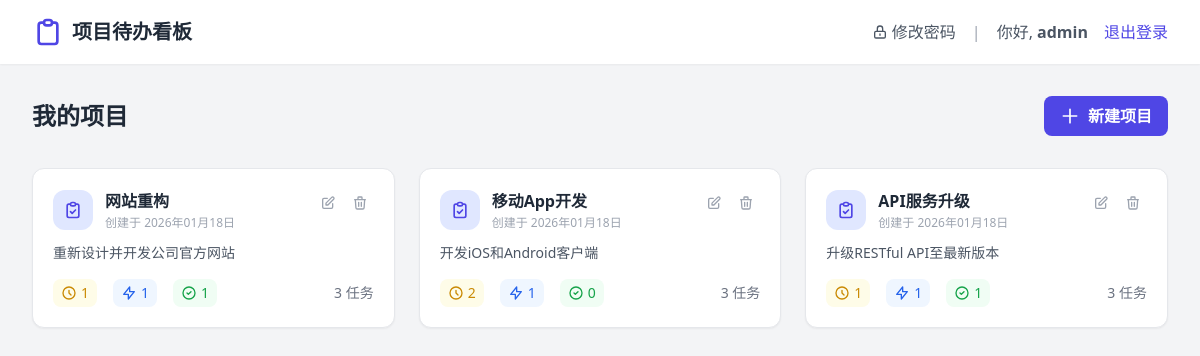
/dashboard.php (signed in), run on the app's committed database.
### tables this page shows
CREATE TABLE IF NOT EXISTS projects (
    id INT AUTO_INCREMENT PRIMARY KEY,
    name VARCHAR(100) NOT NULL,
    description TEXT,
    user_id INT NOT NULL,
    created_at TIMESTAMP DEFAULT CURRENT_TIMESTAMP,
    updated_at TIMESTAMP NULL DEFAULT NULL,
    FOREIGN KEY (user_id) REFERENCES users(id) ON DELETE CASCADE
);

### config.php (called while the page is built, shortened)
<?php
function isLoggedIn() {
    return isset($_SESSION['user_id']);
}
function getCurrentUser() {
    if (isLoggedIn()) {
        return [
            'id' => $_SESSION['user_id'],
            'username' => $_SESSION['username']
        ];
    }
    return null;
}

### dashboard.php (the view, shortened to what this page needs)
<?php
require_once 'config.php';
$user = getCurrentUser();
try {
    $stmt = $pdo->prepare("SELECT id, name, description, created_at, updated_at FROM projects WHERE user_id = ? ORDER BY created_at DESC");
    $stmt->execute([$user['id']]);
    $projects = $stmt->fetchAll();
} catch (PDOException $e) {
    error_log("Database error: " . $e->getMessage());
    $projects = [];
}
function getProjectStats($pdo, $projectId) {
    $stats = ['new' => 0, 'doing' => 0, 'done' => 0, 'total' => 0];
    try {
        $stmt = $pdo->prepare("SELECT status, COUNT(*) as count FROM tasks WHERE project_id = ? GROUP BY status");
        $stmt->execute([$projectId]);
        $results = $stmt->fetchAll();
        foreach ($results as $row) {
            $stats[$row['status']] = $row['count'];
            $stats['total'] += $row['count'];
        }
    } catch (PDOException $e) {}
    return $stats;
}
?>
<!DOCTYPE html>
<html lang="zh-CN">
<head>
    <script src="https://cdn.tailwindcss.com"></script>
</head>
<body class="bg-gray-100 min-h-screen">
    <nav class="bg-white shadow-sm">
        <div class="max-w-7xl mx-auto px-4 sm:px-6 lg:px-8">
            <div class="flex justify-between h-16">
                <div class="flex items-center">
                    <svg class="w-8 h-8 text-indigo-600" fill="none" stroke="currentColor" viewBox="0 0 24 24">
                        <path stroke-linecap="round" stroke-linejoin="round" stroke-width="2" d="M9 5H7a2 2 0 00-2 2v12a2 2 0 002 2h10a2 2 0 002-2V7a2 2 0 00-2-2h-2M9 5a2 2 0 002 2h2a2 2 0 002-2M9 5a2 2 0 012-2h2a2 2 0 012 2"></path>
                    </svg>
                    <span class="ml-2 text-xl font-bold text-gray-800">项目待办看板</span>
                </div>
                <div class="flex items-center space-x-4">
                    <button onclick="showPasswordModal()" class="text-gray-600 hover:text-indigo-600 transition-colors flex items-center">
                        <svg class="w-4 h-4 mr-1" fill="none" stroke="currentColor" viewBox="0 0 24 24">
                            <path stroke-linecap="round" stroke-linejoin="round" stroke-width="2" d="M12 15v2m-6 4h12a2 2 0 002-2v-6a2 2 0 00-2-2H6a2 2 0 00-2 2v6a2 2 0 002 2zm10-10V7a4 4 0 00-8 0v4h8z"></path>
                        </svg>
                        修改密码
                    </button>
                    <span class="text-gray-400">|</span>
                    <span class="text-gray-600">你好, <span class="font-semibold"><?php echo htmlspecialchars($user['username']); ?></span></span>
                    <button onclick="logout()" class="text-indigo-600 hover:text-indigo-800 transition-colors">
                        退出登录
                    </button>
                </div>
            </div>
        </div>
    </nav>
    <main class="max-w-7xl mx-auto px-4 sm:px-6 lg:px-8 py-8">
        <div class="flex justify-between items-center mb-8">
            <h1 class="text-2xl font-bold text-gray-800">我的项目</h1>
            <button onclick="showCreateModal()" class="bg-indigo-600 hover:bg-indigo-700 text-white font-semibold py-2 px-4 rounded-lg transition-colors flex items-center">
                <svg class="w-5 h-5 mr-2" fill="none" stroke="currentColor" viewBox="0 0 24 24">
                    <path stroke-linecap="round" stroke-linejoin="round" stroke-width="2" d="M12 4v16m8-8H4"></path>
                </svg>
                新建项目
            </button>
        </div>
        <?php if (empty($projects)): ?>
            <div class="text-center py-16">
                <svg class="mx-auto h-16 w-16 text-gray-400" fill="none" stroke="currentColor" viewBox="0 0 24 24">
                    <path stroke-linecap="round" stroke-linejoin="round" stroke-width="1.5" d="M19 11H5m14 0a2 2 0 012 2v6a2 2 0 01-2 2H5a2 2 0 01-2-2v-6a2 2 0 012-2m14 0V9a2 2 0 00-2-2M5 11V9a2 2 0 012-2m0 0V5a2 2 0 012-2h6a2 2 0 012 2v2M7 7h10"></path>
                </svg>
                <h3 class="mt-4 text-lg font-medium text-gray-900">暂无项目</h3>
                <p class="mt-2 text-gray-500">创建一个新项目开始使用看板</p>
                <button onclick="showCreateModal()" class="mt-6 bg-indigo-600 hover:bg-indigo-700 text-white font-semibold py-2 px-4 rounded-lg transition-colors">
                    创建项目
                </button>
            </div>
        <?php else: ?>
            <div class="grid grid-cols-1 md:grid-cols-2 lg:grid-cols-3 gap-6">
                <?php foreach ($projects as $project): ?>
                    <?php $stats = getProjectStats($pdo, $project['id']); ?>
                    <div class="bg-white rounded-xl shadow-sm hover:shadow-md transition-all overflow-hidden border border-gray-200">
                        <a href="kanban.php?project_id=<?php echo $project['id']; ?>" class="block p-5">
                            <div class="flex justify-between items-start mb-3">
                                <div class="flex items-center">
                                    <div class="w-10 h-10 bg-indigo-100 rounded-xl flex items-center justify-center mr-3">
                                        <svg class="w-5 h-5 text-indigo-600" fill="none" stroke="currentColor" viewBox="0 0 24 24">
                                            <path stroke-linecap="round" stroke-linejoin="round" stroke-width="2" d="M9 5H7a2 2 0 00-2 2v12a2 2 0 002 2h10a2 2 0 002-2V7a2 2 0 00-2-2h-2M9 5a2 2 0 002 2h2a2 2 0 002-2M9 5a2 2 0 012-2h2a2 2 0 012 2m-6 9l2 2 4-4"></path>
                                        </svg>
                                    </div>
                                    <div>
                                        <h3 class="text-base font-semibold text-gray-800"><?php echo htmlspecialchars($project['name']); ?></h3>
                                        <p class="text-xs text-gray-400 mt-0.5">创建于 <?php echo date('Y年m月d日', strtotime($project['created_at'])); ?></p>
                                    </div>
                                </div>
                                <div class="flex space-x-1">
                                    <button onclick="event.preventDefault(); showEditModal(<?php echo $project['id']; ?>, <?php echo json_encode(htmlspecialchars($project['name'])); ?>, <?php echo json_encode(htmlspecialchars($project['description'] ?? '')); ?>)" class="p-1.5 text-gray-400 hover:text-indigo-600 hover:bg-indigo-50 rounded-lg transition-colors">
                                        <svg class="w-4 h-4" fill="none" stroke="currentColor" viewBox="0 0 24 24">
                                            <path stroke-linecap="round" stroke-linejoin="round" stroke-width="2" d="M11 5H6a2 2 0 00-2 2v11a2 2 0 002 2h11a2 2 0 002-2v-5m-1.414-9.414a2 2 0 112.828 2.828L11.828 15H9v-2.828l8.586-8.586z"></path>
                                        </svg>
                                    </button>
                                    <button onclick="event.preventDefault(); deleteProject(<?php echo $project['id']; ?>)" class="p-1.5 text-gray-400 hover:text-red-600 hover:bg-red-50 rounded-lg transition-colors">
                                        <svg class="w-4 h-4" fill="none" stroke="currentColor" viewBox="0 0 24 24">
                                            <path stroke-linecap="round" stroke-linejoin="round" stroke-width="2" d="M19 7l-.867 12.142A2 2 0 0116.138 21H7.862a2 2 0 01-1.995-1.858L5 7m5 4v6m4-6v6m1-10V4a1 1 0 00-1-1h-4a1 1 0 00-1 1v3M4 7h16"></path>
                                        </svg>
                                    </button>
                                </div>
                            </div>
                            <?php if ($project['description']): ?>
                                <p class="text-gray-600 text-sm mb-4 whitespace-pre-wrap line-clamp-3"><?php echo htmlspecialchars($project['description']); ?></p>
                            <?php else: ?>
                                <p class="text-gray-400 text-sm mb-4 italic">暂无项目描述</p>
                            <?php endif; ?>
                            <div class="flex items-center justify-between text-sm">
                                <div class="flex space-x-4">
                                    <span class="flex items-center text-yellow-600 bg-yellow-50 px-2 py-1 rounded-lg">
                                        <svg class="w-4 h-4 mr-1" fill="none" stroke="currentColor" viewBox="0 0 24 24">
                                            <path stroke-linecap="round" stroke-linejoin="round" stroke-width="2" d="M12 8v4l3 3m6-3a9 9 0 11-18 0 9 9 0 0118 0z"></path>
                                        </svg>
                                        <?php echo $stats['new']; ?>
                                    </span>
                                    <span class="flex items-center text-blue-600 bg-blue-50 px-2 py-1 rounded-lg">
                                        <svg class="w-4 h-4 mr-1" fill="none" stroke="currentColor" viewBox="0 0 24 24">
                                            <path stroke-linecap="round" stroke-linejoin="round" stroke-width="2" d="M13 10V3L4 14h7v7l9-11h-7z"></path>
                                        </svg>
                                        <?php echo $stats['doing']; ?>
                                    </span>
                                    <span class="flex items-center text-green-600 bg-green-50 px-2 py-1 rounded-lg">
                                        <svg class="w-4 h-4 mr-1" fill="none" stroke="currentColor" viewBox="0 0 24 24">
                                            <path stroke-linecap="round" stroke-linejoin="round" stroke-width="2" d="M9 12l2 2 4-4m6 2a9 9 0 11-18 0 9 9 0 0118 0z"></path>
                                        </svg>
                                        <?php echo $stats['done']; ?>
                                    </span>
                                </div>
                                <span class="text-gray-500 font-medium"><?php echo $stats['total']; ?> 任务</span>
                            </div>
                        </a>
                    </div>
                <?php endforeach; ?>
            </div>
        <?php endif; ?>
    </main>
    <script src="https://cdn.tailwindcss.com"></script>
</body>
</html>

### data on the page
projects: name "网站重构", created_at "2026年01月18日", description "重新设计并开发公司官方网站", new "1", doing "1", done "1", total "3"
projects: name "移动App开发", created_at "2026年01月18日", description "开发iOS和Android客户端", new "2", doing "1", done "0", total "3"
projects: name "API服务升级", created_at "2026年01月18日", description "升级RESTful API至最新版本", new "1", doing "1", done "1", total "3"

### other printed values
$user['username'] "admin"
